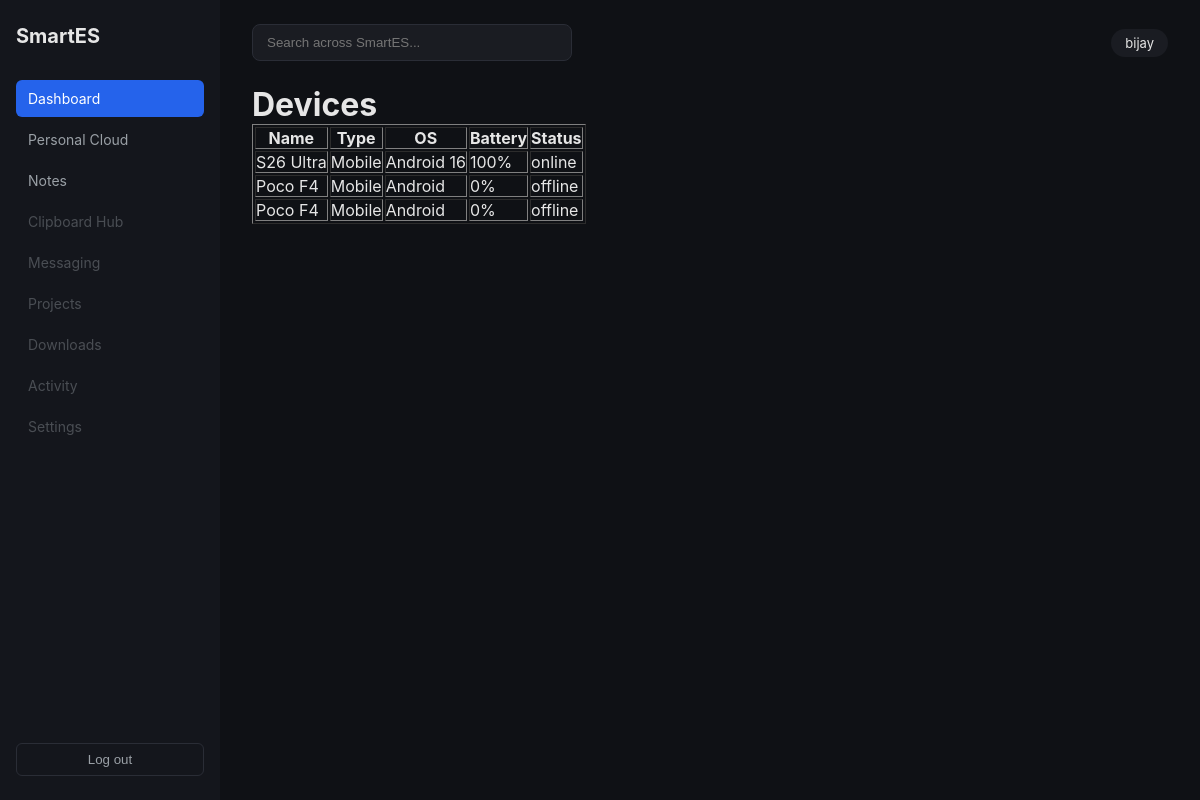
The app's page /devices/ (signed in) with its own data.
### devices/models.py (models this page shows, shortened)
class Device(models.Model):
    STATUS_CHOICES = [
        ("online", "Online"),
        ("offline", "Offline"),
        ("sleeping", "Sleeping"),
        ("busy", "Busy"),
    ]
    DEVICE_TYPES = [
        ("phone", "Phone"),
        ("tablet", "Tablet"),
        ("laptop", "Laptop"),
        ("desktop", "Desktop"),
        ("server", "Server"),
        ("raspberry_pi", "Raspberry Pi"),
        ("other", "Other"),
    ]
    id = models.UUIDField(
        primary_key=True,
        default=uuid.uuid4,
        editable=False
    )
    device_name = models.CharField(max_length=100)
    friendly_name = models.CharField(max_length=100, blank=True)
    device_type = models.CharField(
        max_length=30,
        choices=DEVICE_TYPES,
        default="other"
    )
    manufacturer = models.CharField(max_length=50, blank=True)
    model = models.CharField(max_length=100, blank=True)
    operating_system = models.CharField(max_length=100)
    os_version = models.CharField(max_length=50, blank=True)
    app_version = models.CharField(max_length=20, blank=True)
    api_key = models.CharField(
        max_length=255,
        unique=True
    )
    is_trusted = models.BooleanField(default=False)
    tailscale_ip = models.GenericIPAddressField(
        null=True,
        blank=True
    )
    local_ip = models.GenericIPAddressField(
        null=True,
        blank=True
    )
    battery_level = models.PositiveSmallIntegerField(default=0)
    status = models.CharField(
        max_length=20,
        choices=STATUS_CHOICES,
        default="offline"
    )
    last_seen = models.DateTimeField(
        null=True,
        blank=True
    )
    created_at = models.DateTimeField(
        auto_now_add=True
    )
    updated_at = models.DateTimeField(
        auto_now=True
    )

### devices/views.py (the view)
# urls.py: path('', views.device_list, name='device_list'),
@login_required
def device_list(request):
    devices = Device.objects.all()
    return render(
        request,
        "devices/list.html",
        {"devices": devices}
    )

### templates/devices/list.html
{% extends 'base.html' %}
{% block content %}
<h1>Devices</h1>
<table border="1">
<tr>
    <th>Name</th>
    <th>Type</th>
    <th>OS</th>
    <th>Battery</th>
    <th>Status</th>
</tr>
{% for device in devices %}
<tr>
    <td>{{ device.device_name }}</td>
    <td>{{ device.device_type }}</td>
    <td>{{ device.operating_system }}</td>
    <td>{{ device.battery_level }}%</td>
    <td>{{ device.status }}</td>
</tr>
{% endfor %}
</table>
{% endblock %}

### templates/base.html (shortened to what this page needs)
{% load static %}
<!DOCTYPE html>
<html lang="en">
<head>
    <link rel="stylesheet" href="{% static 'css/base.css' %}">
</head>
<body>
    <div class="app-shell">
        <aside class="sidebar">
            <div class="brand">SmartES</div>
            <nav class="nav-links">
                <a href="{% url 'dashboard:home' %}" class="nav-link active">Dashboard</a>
                <a href="{% url 'cloud:browse' %}" class="nav-link ">Personal Cloud</a>
                <a href="{% url 'notes:list' %}" class="nav-link ">Notes</a>
                <a href="#" class="nav-link disabled">Clipboard Hub</a>
                <a href="#" class="nav-link disabled">Messaging</a>
                <a href="#" class="nav-link disabled">Projects</a>
                <a href="#" class="nav-link disabled">Downloads</a>
                <a href="#" class="nav-link disabled">Activity</a>
                <a href="#" class="nav-link disabled">Settings</a>
            </nav>
            <form action="{% url 'logout' %}" method="post" class="logout-form">
                <button type="submit" class="logout-btn">Log out</button>
            </form>
        </aside>
        <main class="main-content">
            <header class="topbar">
                <div class="search-box">
                    <input type="text" placeholder="Search across SmartES..." disabled>
                </div>
                <div class="user-chip">{{ request.user.username }}</div>
            </header>
            {% block content %}{% endblock %}
        </main>
    </div>
</body>
</html>

### static/css/base.css (style rules this page uses)
* { box-sizing: border-box; margin: 0; padding: 0; }
body { font-family: -apple-system, "Segoe UI", Roboto, sans-serif; background: #0f1115; color: #e6e6e6; }
.app-shell { display: flex; min-height: 100vh; }
.sidebar { width: 220px; background: #14161c; padding: 24px 16px; display: flex; flex-direction: column; }
.brand { font-size: 20px; font-weight: 700; margin-bottom: 32px; }
.nav-links { display: flex; flex-direction: column; gap: 4px; flex: 1; }
.nav-link { color: #9aa0a6; text-decoration: none; padding: 10px 12px; border-radius: 6px; font-size: 14px; }
.nav-link.active { background: #2563eb; color: #fff; }
.nav-link.disabled { opacity: 0.4; pointer-events: none; }
.logout-form { margin-top: auto; }
.logout-btn { width: 100%; background: transparent; border: 1px solid #2a2d36; color: #9aa0a6; padding: 8px; border-radius: 6px; cursor: pointer; }
.main-content { flex: 1; padding: 24px 32px; }
.topbar { display: flex; justify-content: space-between; align-items: center; margin-bottom: 24px; }
.search-box input { width: 320px; padding: 10px 14px; border-radius: 8px; border: 1px solid #2a2d36; background: #1a1c22; color: #e6e6e6; }
.user-chip { background: #1a1c22; padding: 6px 14px; border-radius: 20px; font-size: 13px; }

### records on screen
Device: device_name "S26 Ultra", device_type "Mobile", operating_system "Android 16", battery_level "100", status "online"
Device: device_name "Poco F4", device_type "Mobile", operating_system "Android", battery_level "0", status "offline"
Device: device_name "Poco F4", device_type "Mobile", operating_system "Android", battery_level "0", status "offline"

### other values on screen
{{ request.user.username }} "bijay"
